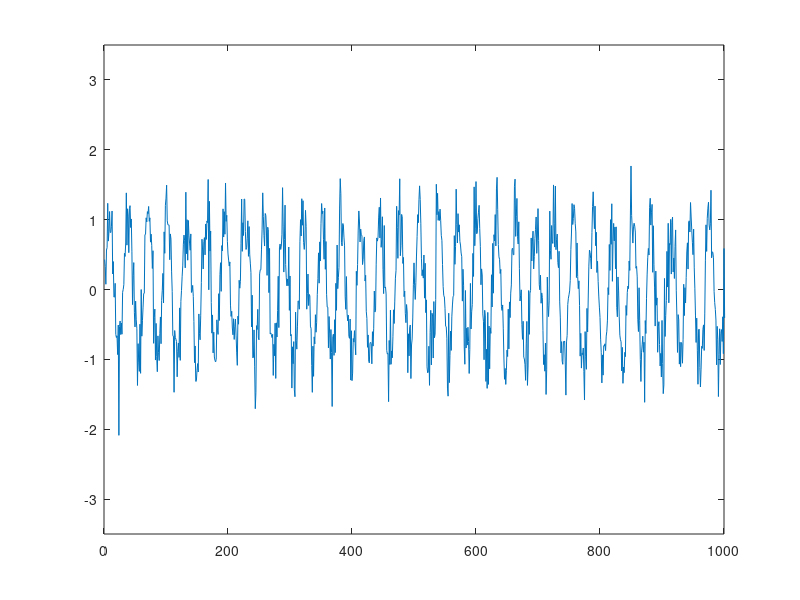

This chart was generated by the following MATLAB code:
function shuffledData = generateReference()
    frequencies = [];
    for i=1:100
       num = i/10;
       frequencies(i) = 10*num; 
    end

    ref = [];
    for j=1:length(frequencies)
        ww = 2*pi*frequencies(j);
        ref(:,j) = sin(ww*linspace(0,1,1000))';
    end

    data = [];
    for k=1:10
       data = [data ref]; 
    end
    [n, d] = size(data);

    shuffledData = data(:,randperm(d));
    shuffledData = reshape(shuffledData,[n*d,1]);
    shuffledData = awgn(shuffledData, 10);
    
    figure;
    plot(shuffledData);
    axis([0,1000,-3.5,3.5]);
end